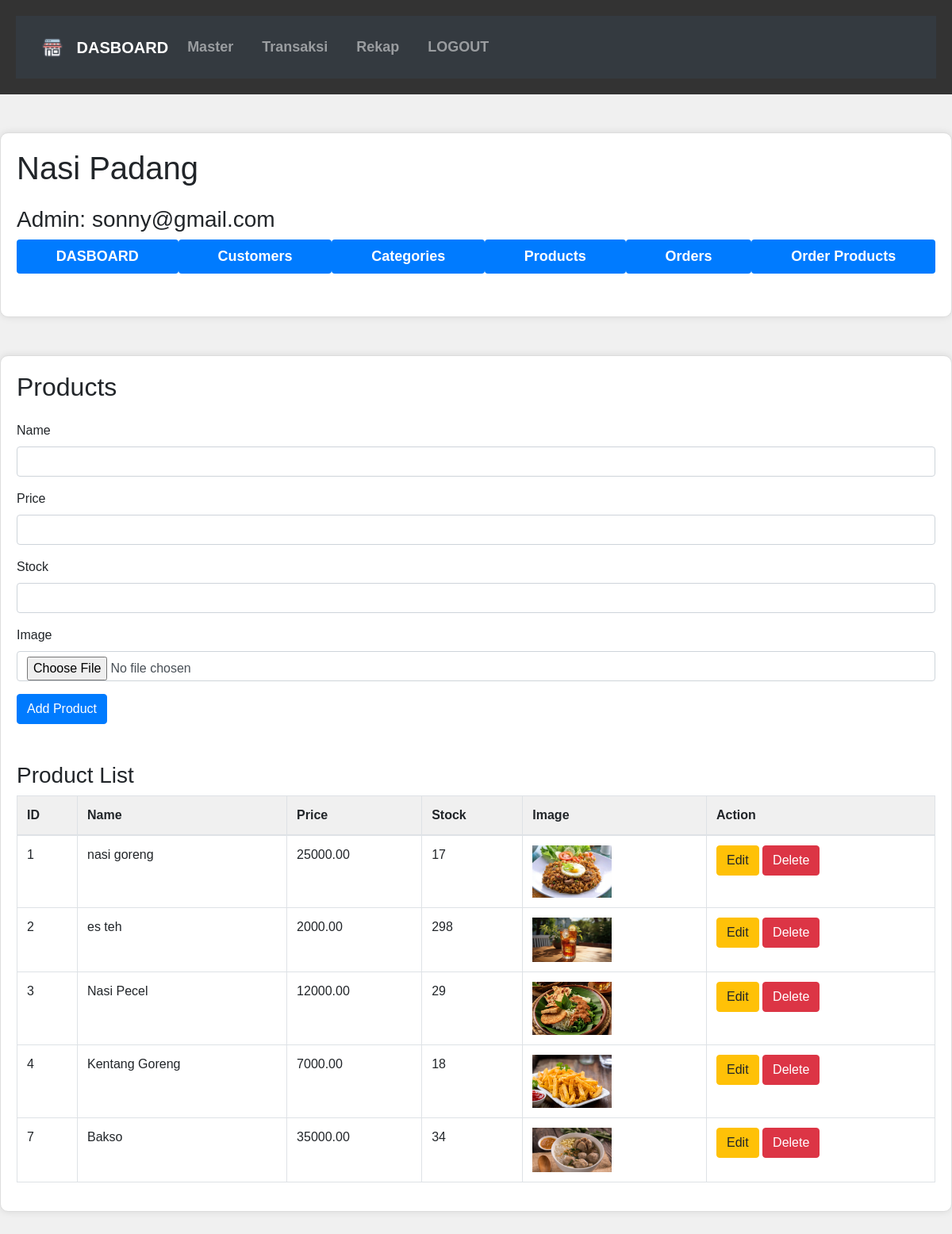
The page /products.php (signed in) on the database its author committed.
### tables this page shows
CREATE TABLE products (
  id int(11) NOT NULL,
  name varchar(255) NOT NULL,
  category_id int(11) DEFAULT NULL,
  price decimal(10,2) NOT NULL,
  stock int(11) NOT NULL,
  image varchar(255) NOT NULL
);

### products.php (the view, shortened to what this page needs)
<?php
include 'config.php';
$result = mysqli_query($conn, "SELECT * FROM products");
?>
<!DOCTYPE html>
<html lang="en">
<head>
    <link rel="stylesheet" href="https://stackpath.bootstrapcdn.com/bootstrap/4.5.2/css/bootstrap.min.css">
    <link rel="stylesheet" href="https://cdnjs.cloudflare.com/ajax/libs/font-awesome/5.15.3/css/all.min.css">
</head>
<body>
<?php include"header.php"; ?>
<?php include"headmaster.php"; ?>
<div class="container mt-5">
    <h2 class="mb-4">Products</h2>
    <form method="POST" enctype="multipart/form-data">
        <div class="form-group">
            <label>Name</label>
            <input type="text" name="name" class="form-control" required>
        </div>
        <div class="form-group">
            <label>Price</label>
            <input type="number" name="price" class="form-control" required>
        </div>
        <div class="form-group">
            <label>Stock</label>
            <input type="number" name="stock" class="form-control" required>
        </div>
        <div class="form-group">
            <label>Image</label>
            <input type="file" name="image" class="form-control" accept="image/*" required>
        </div>
        <button type="submit" name="add_product" class="btn btn-primary">Add Product</button>
    </form>
    <h3 class="mt-5">Product List</h3>
    <table class="table table-bordered">
        <thead>
            <tr>
                <th>ID</th>
                <th>Name</th>
                <th>Price</th>
                <th>Stock</th>
                <th>Image</th>
                <th>Action</th>
            </tr>
        </thead>
        <tbody>
            <?php while ($product = mysqli_fetch_assoc($result)) { ?>
                <tr>
                    <td><?= $product['id']; ?></td>
                    <td><?= $product['name']; ?></td>
                    <td><?= $product['price']; ?></td>
                    <td><?= $product['stock']; ?></td>
                    <td><img src="<?= $product['image']; ?>" alt="<?= $product['name']; ?>" width="100"></td>
                    <td>
                        <button class="btn btn-warning" data-toggle="modal" data-target="#updateModal<?= $product['id']; ?>">Edit</button>
                        <form method="POST" style="display:inline;">
                            <button type="submit" name="delete_product" class="btn btn-danger">Delete</button>
                        </form>
                    </td>
                </tr>
            <?php } ?>
        </tbody>
    </table>
</div>
</body>
</html>

### products.php (style rules this page uses)
body { font-family: Arial, sans-serif; background-color: #f0f0f0; }
.container { max-width: 1200px; margin: 40px auto; padding: 20px; background-color: #fff; border: 1px solid #ddd; border-radius: 10px; box-shadow: 0 0 10px rgba(0, 0, 0, 0.1); }
.table { margin-bottom: 20px; }
.table th, .table td { padding: 10px; border: 1px solid #ddd; }
.table th { background-color: #f0f0f0; }
.table td { background-color: #fff; }

### headmaster.php (style rules this page uses)
body { font-family: Arial, sans-serif; background-color: #f0f0f0; }
.container { max-width: 1200px; margin: 40px auto; padding: 20px; background-color: #fff; border: 1px solid #ddd; border-radius: 10px; box-shadow: 0 0 10px rgba(0, 0, 0, 0.1); }

### rows shown on the page
products: id "1", name "nasi goreng", price "25000.00", stock "17", image (picture)
products: id "2", name "es teh", price "2000.00", stock "298", image+name (picture)
products: id "3", name "Nasi Pecel", price "12000.00", stock "29", image (picture)
products: id "4", name "Kentang Goreng", price "7000.00", stock "18", image (picture)
products: id "7", name "Bakso", price "35000.00", stock "34", image (picture)

### other values the page prints
$_SESSION['admin_email'] "sonny@gmail.com"
